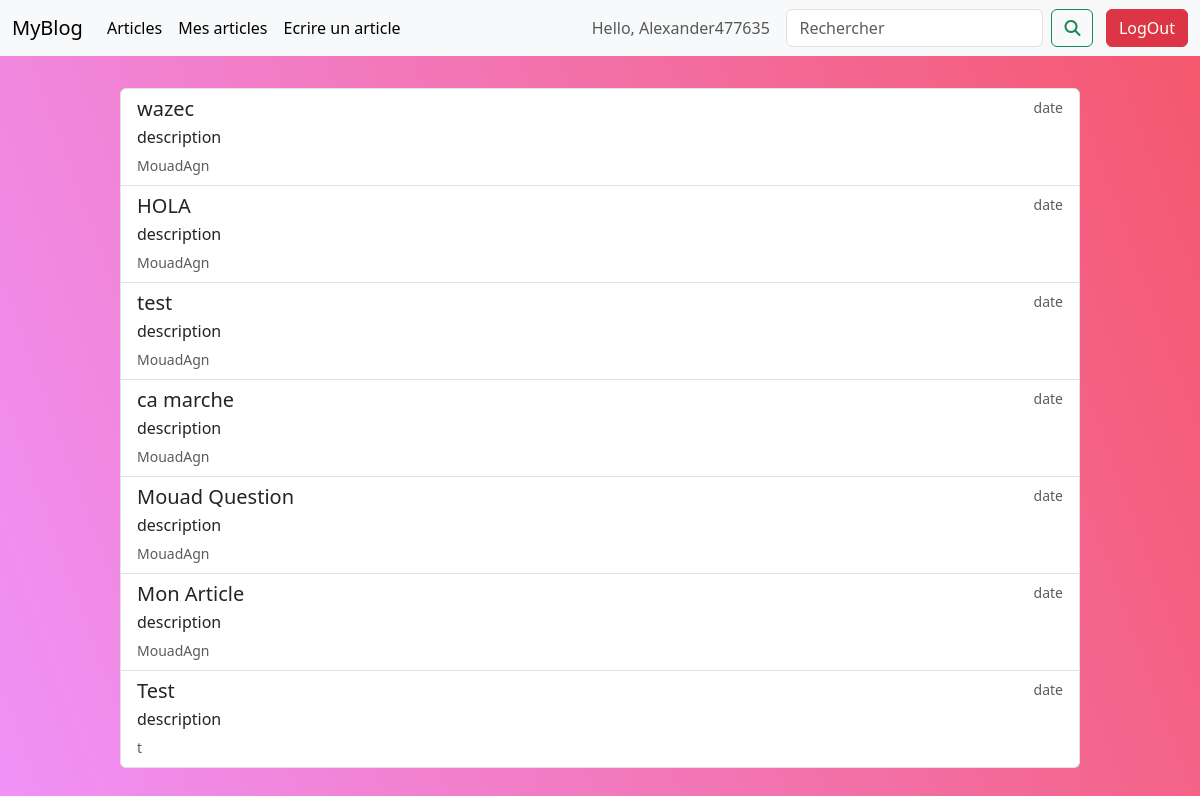
The page /liste_blog.php (signed in) on the database its author committed.
### tables this page shows
CREATE TABLE `article` (
  `id` int(11) NOT NULL,
  `titre` varchar(100) NOT NULL,
  `contenue` text NOT NULL,
  `id_user` int(100) NOT NULL,
  `date` date DEFAULT current_timestamp()
);

CREATE TABLE `user` (
  `id` int(11) NOT NULL,
  `pseudo` varchar(100) NOT NULL,
  `nom` varchar(100) NOT NULL,
  `prenom` varchar(150) NOT NULL,
  `email` varchar(200) NOT NULL,
  `mdp` varchar(200) NOT NULL
);

### actions/articles/getAllArticle.php (called while the page is built)
<?php
    require('actions/database.php');
    $allArticle = $bdd->prepare('
        SELECT article.*, user.pseudo FROM article JOIN user ON article.id_user = user.id ORDER BY id DESC;
    ');
    $allArticle->execute();
?>

### liste_blog.php (the view, shortened to what this page needs)
<?php require('actions/articles/getAllArticle.php'); ?>
<!DOCTYPE html>
<html lang="en">
<head>
    <?php require('includes/head.php'); ?>
</head>
<body class="background-gradient">
    <?php require('includes/navbar.php'); ?>
    <div class="contenue">
        <div class="list-group">
            <?php while ($article = $allArticle->fetch()): ?>
                <a href="lire_article.php?id=<?php echo $article["id"] ?>" class="list-group-item list-group-item-action">
                    <div class="d-flex w-100 justify-content-between">
                        <h5 class="mb-1"><?= $article['titre'] ?></h5>
                        <small class="text-body-secondary">date</small>
                    </div>
                    <p class="mb-1">description</p>
                    <small class="text-body-secondary"><?= $article['pseudo'] ?></small>
                </a>
            <?php endwhile; ?>
        </div>
    </div>
</body>
</html>

### includes/head.php (shortened to what this page needs)
<head>
    <link href="https://cdn.jsdelivr.net/npm/bootstrap@5.1.3/dist/css/bootstrap.min.css" rel="stylesheet">
    <link rel="stylesheet" href="index.css">
    <link href="https://cdn.jsdelivr.net/npm/bootstrap@5.3.2/dist/css/bootstrap.min.css" rel="stylesheet">
</head>

### includes/navbar.php (shortened to what this page needs)
<nav class="navbar navbar-expand-lg bg-body-tertiary">
    <div class="container-fluid">
        <a class="navbar-brand" href="#">MyBlog</a>
        <div class="collapse navbar-collapse" id="navbarScroll">
            <ul class="navbar-nav me-auto my-2 my-lg-0 navbar-nav-scroll" style="--bs-scroll-height: 100px;">
                <li class="nav-item">
                    <a class="nav-link active" aria-current="page" href="liste_blog.php">Articles</a>
                </li>
                <li class="nav-item">
                    <a class="nav-link active" aria-current="page" href="myArticles.php">Mes articles</a>
                </li>
                <li class="nav-item">
                    <a class="nav-link active" aria-current="page" href="ecrire_article.php">Ecrire un article</a>
                </li>
            </ul>
            <span class="navbar-text mr-4">
                Hello, <?php echo $_SESSION['pseudo']; ?> &nbsp; &nbsp;
            </span>
            <form action="VOTRE_URL_DE_TRAITEMENT_DE_RECHERCHE" method="GET" class="form-inline d-flex mr-4">
                <input class="form-control me-2" type="search" name="query" placeholder="Rechercher" aria-label="Search">
                <button class="btn btn-outline-success" type="submit"><i class="fas fa-search"></i></button>
            </form>
            &nbsp; &nbsp;<a class="btn btn-danger" href="actions/logoutAction.php">LogOut</a>
        </div>
    </div>
</nav>

### index.css (style rules this page uses)
.background-gradient { background: linear-gradient(70deg, #f093fb, #f5576c); }

### liste_blog.php (style rules this page uses)
.contenue { height: 100vh; width: 100%; }
.contenue > .list-group { width: 80%; margin-right: auto; margin-left: auto; margin-top: 2rem; }

### rows shown on the page
article: titre "wazec", id_user.pseudo "MouadAgn"
article: titre "HOLA", id_user.pseudo "MouadAgn"
article: titre "test", id_user.pseudo "MouadAgn"
article: titre "ca marche", id_user.pseudo "MouadAgn"
article: titre "Mouad Question", id_user.pseudo "MouadAgn"
article: titre "Mon Article", id_user.pseudo "MouadAgn"
article: titre "Test", id_user.pseudo "t"

### other values the page prints
$_SESSION['pseudo'] "Alexander477635"
